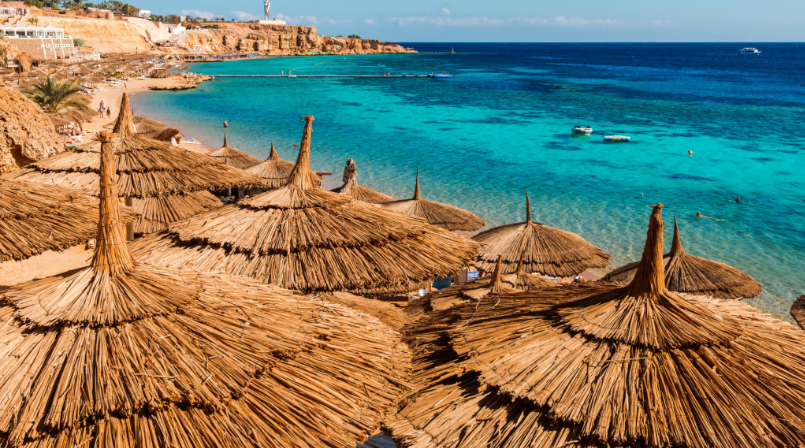
#> input picture mini-challenge1/data/images/1.jpg, 805 x 448 px; the run also reads 1 picture not shown here
$ jupyter execute --allow-errors gbsv-mc1-ben.ipynb
#> lines starting #> are read from the running program, lines starting #| are printed output that depends on the picture
#> further down, image is the input picture: PIL image 805x448 RGB; mean R, G, B 126.5, 124, 101.2
<div style="width: 30%; float: right; margin: 10px; margin-right: 5%;">

</div>

<h1 style="text-align: left; margin-top: 10px; float: left; width: 60%;">
    gbvs Mini-Challenge 1 <br>
</h1>

<p style="clear: both; text-align: left;">
    Bearbeitet durch Si Ben Tran im HS 2023.<br>Bachelor of Science FHNW in Data Science.
</p>

In dieser Mini-Challenge werden LE1 und LE2 von gbsv geprüft. Jede:r Studierende:r hat eine individualisierte Aufgabenstellung. Die Abgabe soll ebenfalls einzigartig sein. Dazu wird in dieser Mini-Challenge ein Steckbrief über ein Land in Form von Experimenten in Bild- und Signalverarbeitung zusammengestellt. Das heisst, du wählst passend zu deinem gewählten Land (siehe Google Docs) und den dir zugeordneten Aufgaben Bilder und Signale aus. Wenn du z.B. die Schweiz hast, könntest du Löcher in Bildern vom Emmentalerkäse finden. Die Programmiersprache und die Code-Dokumentation darf frei gewählt werden. Sofern nicht anders erwähnt, dürfen vorhandene Bibliotheken verwendet werden. Gebe die Quellen deiner Daten und ggf. deines Codes an.

Teil der Mini-Challenge ist es, die Abgabe von jemand anderem zu bewerten.

Abgaben (Termin siehe Spaces): Code, Resultate und Report gemäss Vorlage. Fürs Peer-Grading sollen die Abgaben anonymisiert sein.
Google Docs: Ländereinschreibung

# 1 Grundlagen Bild- und Signalverarbeitung (LE1)

## 1.1 Bildeigenschaften
Suche verschiedene Bilder unterschiedlicher Szenen passend zu deinem Land oder nehme selbst welche auf. Die Bilder sollen sich eignen, um Anpassungen der Bildeigenschaften {'Wertebereiche von Pixeln, Schärfe, Farbräume (Korrektur oder Transformationen)'} in Experimenten zu demonstrieren. Messe dazu zuerst auf deinen Bildern die dir zugeordneten Bildeigenschaften mittels geeigneten Metriken. Definiere danach ein Ziel, wie die dir zugeordneten Bildeigenschaften verändert werden sollen. Definiere ein paar Experimente, um dieses Ziel zu erreichen, und führe die Experimente mit deinen Bildern und geeigneten Methoden aus. Analysiere die Histogramme der ursprünglichen Bilder und während deinen Experimenten. Führe ggf. eine Histogramm-Entzerrung (Englisch: histogram equalization) durch. Diskutiere deine Daten-, Parameter- und Methodenwahl und die erzielten Ergebnisse.

[cell 1]
# Data Science standard libraries
import numpy as np
import matplotlib.pyplot as plt
import seaborn as sns

# Operating System
import os

# image libraries
from PIL import Image
from skimage import color, exposure
from skimage.metrics import peak_signal_noise_ratio

### 1.1.1 Bilder Laden

In einem ersten Schritt wurden 20 Bilder aus dem Internet heruntergeladen. Die letzten fünf weitere wurden durch Dall-E generiert.
Gesamthaft befindet sich in unserem Bilder Pool 25 Dateien, die numeriert sind.
In einem ersten Schritt visualisieren wir die 25 Bilder und wählen dann für jedes Experiment jeweils zwei passende Bilder aus.
Gesamthaft werden es sechs Bilder sein für die drei Experimente (Wertebereich von Pixeln, Schärfe, Farbräume (Korrektur oder Transformationen)).

[cell 2]
# List of picture filenames
dateinamen = ["1.jpg", "2.jpg", "3.jpg", "4.jpg", "5.jpg", "6.jpg", "7.jpg", "8.jpg", "9.jpg", "10.jpg", "11.jpg", "12.jpg", "13.jpg", "14.jpg", "15.jpg", "16.jpg", "17.jpg", "18.jpg", "19.jpg", "20.jpg", "21.png", "22.png", "23.png", "24.png", "25.png"]

# Create a list to store the images
images = []

# Loop through the filenames and read and store the images in the list
#> (the rest of this cell did not finish here and is left out)

### 1.1.2 Bilder selektieren & geeignete Metriken

Wir selektieren für jedes Experiment zwei Bilder und messen die geeigneten Bildmetriken im verlaufe der Experimente.
Hier schreiben wir die Funktionen die wir dafür benötigen.

Folgende Metriken werden als geeignet erachtet:
RMSE - Root Mean Square Error - Ein Vergleich der Pixelwerte zwischen zwei Bildern.
Die Histogramme der Bilder mit dem Parameter log=True, um die Verteilung der Pixelwerte vor und nach der Bearbeitung zu sehen.

[cell 3]
# Selektieren der Bilder und speicher in einer Liste
image_pixel = ["2.jpg", "21.png"]
#> image_pixel = ['2.jpg', '21.png']
image_schaerfe = ["10.jpg", "19.jpg"]
image_farbraum = ["11.jpg", "22.png"]

# visualize images in 3x2 grid
fig, axes = plt.subplots(3, 2, figsize=(15, 12))
#> (the rest of this cell did not finish here and is left out)

[cell 4]
# Metriken für die Bilder definieren
def calc_rmse_images(image1, image2):
    """
    Calculate the Root Mean Square Error (RMSE) between two images.

    Parameters:
    image1 (numpy array): The first image represented as a numpy array
    image2 (numpy array): The second image represented as a numpy array

    Returns:
    float: The RMSE between the two images
    """
    # Check if both images have the same shape
    if image1.shape != image2.shape:
        raise ValueError("Both images must have the same shape")

    # Calculate the RMSE
    rmse = np.sqrt(np.mean((image1 - image2)**2))
    return rmse

def image_and_histo(image1, image2, title1, title2, log_scale=False):
    """
    Plots two images and their RGB histograms in a 2x2 subplot each.

    Parameters:
    - image1, image2: 3D numpy arrays representing RGB images.
    - title1, title2: Titles for the subplots of image1 and image2 respectively.
    - log_scale: Boolean. If True, sets the y-axis of the histogram to logarithmic scale.
    """

    # Helper function to plot RGB histogram for an image
    def plot_rgb_histogram(ax, img, log_scale):
        colors = ('r', 'g', 'b')
        total_pixels = img.shape[0] * img.shape[1]
        for i, color in enumerate(colors):
            histogram, bin_edges = np.histogram(
                img[:, :, i],
                bins=256,
                range=(0, 255)
            )
            normalized_histogram = histogram / total_pixels  # Normalize histogram
            ax.plot(bin_edges[0:-1],
                    normalized_histogram,
                    color=color)
        if log_scale:
            ax.set_yscale('log')  # Set logarithmic scale on y-axis
        ax.set_xlim([0, 255])

    fig, axs = plt.subplots(2, 2, figsize=(12, 6))

    # Display image1
    axs[0, 0].imshow(image1)
    axs[0, 0].set_title(title1)

    # Plot RGB histogram for image1
    plot_rgb_histogram(axs[0, 1], image1, log_scale)
    axs[0, 1].set_title(f"{'Log-Scaled ' if log_scale else ''}RGB Histogram for {title1}")

    # Display image2
    axs[1, 0].imshow(image2)
    axs[1, 0].set_title(title2)

    # Plot RGB histogram for image2
    plot_rgb_histogram(axs[1, 1], image2, log_scale)
    axs[1, 1].set_title(f"{'Log-Scaled ' if log_scale else ''}RGB Histogram for {title2}")

    plt.tight_layout()
    plt.show()

### 1.1.3 Ziel definieren

Nachdem wir uns die Eigenschaften der Bilder angeschaut haben, definieren wir ein Ziel für jedes Experiment.

| Experiment | Ziel | Bilder |
| --- | --- | --- |
| Wertebereich von Pixeln | Auf einzelne Pixel Addition und Subtraktion durchführen können. <br> Wertebereich von Bildern Filtern zu können | 2, 21 |
| Schärfe | Bild schärfer und unscharf machen zu können. | 10, 19 |
| Farbräume (Korrektur oder Transformationen) | Helligkeit eines Bildes ändern können. <br> Kontrast eines Bildes verändern. | 11, 22 |

### 1.1.4 Experiment Wertebereich von Pixeln

In diesem Experiment versuchen wir den Wertebereich des Bildes zu ändern. Dabei versuchen wir in einem ersten Exerperiment durch Addition und Subtraktion der Bilder 2 und 21 das Bild zu verändern und vergleichen anschliessend beide Resultate miteinandner.

#### 1.1.4.1 Experiment durch Addition / Subtraktion

Wir schreiben eine Funktion, die es uns erlaubt, eine beliebige Zahl auf die Pixelwerte des Bildes zu addieren.
Pixelwerte die über 255 werden auf 255 geclippt und Pixelwerte die unter 0 fallen werden auf 0 geclippt.
Die Funktion sollte uns die Möglichkeit geben, auszuwählen, welchen Farbkanal wir verändern möchten.

[cell 5]
# [33 lines left out: function change_value_range, not called in this run]

#> (a cell that did not finish here is left out)

#> (a cell that did not finish here is left out)

#### 1.1.4.2 Experiment durch Filtern

Die Idee in diesem Experiment ist es nach einen bestimmten Pixel Wertebereich zu filtern und anschliessend die Bilder zu visualisieren und zu vergleichen.

Auch hier schreiben wir eine Funktion, die es uns ermöglicht, die Filterung auf die einzelnen Farbkanäle anzuwenden. Um zu überprüfen, ob die Filterung funktioniert, filtern wir den Farbkanal Rot mit einem Wertebereich von 0 bis 0, also bzw eine Entfernung und erwarten ein Bild mit blau und grün tönen.

[cell 8]
def filter_pixel_values(image_path, filter_r, filter_g, filter_b):
    # Bild einlesen
    image = Image.open(image_path)

    # Umwandeln in ein Numpy-Array
    img_array = np.array(image)

    # Überprüfen, ob das Bild die korrekte Form hat
    if img_array.ndim != 3 or img_array.shape[2] != 3:
        raise ValueError("Das Eingabebild muss die Form (Höhe, Breite, 3) haben.")

    # Pixelwerte filtern
    red_channel = np.where((img_array[:,:,0] >= filter_r[0]) & (img_array[:,:,0] <= filter_r[1]), img_array[:,:,0], 0)
    green_channel = np.where((img_array[:,:,1] >= filter_g[0]) & (img_array[:,:,1] <= filter_g[1]), img_array[:,:,1], 0)
    blue_channel = np.where((img_array[:,:,2] >= filter_b[0]) & (img_array[:,:,2] <= filter_b[1]), img_array[:,:,2], 0)

    # Set correct dtype for image array
    filtered_img_array = np.stack([red_channel, green_channel, blue_channel], axis=2).astype(np.uint8)

    # Bild aus gefiltertem Array erstellen
    filtered_image = Image.fromarray(filtered_img_array)

    # Return filtered image
    return filtered_image

#> (a cell that did not finish here is left out)


image_2_2_filter = filter_pixel_values(image_path='data/images/2.jpg',
                                        filter_r = (0, 255),
                                        filter_g = (0, 0),
                                        filter_b = (0, 255))

image_21_1_filter = filter_pixel_values(image_path='data/images/21.png',
                                        filter_r = (0, 0),
                                        filter_g = (0, 255),
                                        filter_b = (0, 255))

image_21_2_filter = filter_pixel_values(image_path='data/images/21.png',
                                        filter_r = (0, 255),
                                        filter_g = (0, 0),
                                        filter_b = (0, 255))

# Calculate MSE for the images
rmse_2_1_filter = calc_rmse_images(image1 = np.array(Image.open("data/images/2.jpg")), image2 = np.array(image_2_1_filter))
rmse_2_2_filter = calc_rmse_images(image1 = np.array(Image.open("data/images/2.jpg")), image2 = np.array(image_2_2_filter))
rmse_21_1_filter = calc_rmse_images(image1 = np.array(Image.open("data/images/21.png")), image2 = np.array(image_21_1_filter))
rmse_21_2_filter = calc_rmse_images(image1 = np.array(Image.open("data/images/21.png")), image2 = np.array(image_21_2_filter))

# Calculate PSNR for the images
psnr_2_1_filter = peak_signal_noise_ratio(np.array(Image.open("data/images/2.jpg")), np.array(image_2_1_filter))
psnr_2_2_filter = peak_signal_noise_ratio(np.array(Image.open("data/images/2.jpg")), np.array(image_2_2_filter))
psnr_21_1_filter = peak_signal_noise_ratio(np.array(Image.open("data/images/21.png")), np.array(image_21_1_filter))
psnr_21_2_filter = peak_signal_noise_ratio(np.array(Image.open("data/images/21.png")), np.array(image_21_2_filter))

# visualize images in 2x3 grid
fig, axes = plt.subplots(2, 3, figsize=(15, 12))
axes[0, 1].imshow(Image.open("data/images/2.jpg"))
axes[0, 1].axis('off')
axes[0, 1].set_title(f"Originalbild \nRMSE: {rmse_2:.2f}, PSNR: {psnr_2:.2f}" , fontsize=10)
axes[0, 2].imshow(image_2_1_filter)
axes[0, 2].axis('off')
axes[0, 2].set_title(f"Rotkanal gefiltert\nRMSE: {rmse_2_1_filter:.2f}, PSNR: {psnr_2_1_filter:.2f}", fontsize=10)
axes[0, 0].imshow(image_2_2_filter)
axes[0, 0].axis('off')
axes[0, 0].set_title(f"Grünkanal gefiltert\nRMSE: {rmse_2_2_filter:.2f}, PSNR: {psnr_2_2_filter:.2f}", fontsize=10)
axes[1, 1].imshow(Image.open("data/images/21.png"))
axes[1, 1].axis('off')
axes[1, 1].set_title(f"Originalbild \nRMSE: {rmse_21:.2f}, PSNR: {psnr_21:.2f}", fontsize=10)
axes[1, 2].imshow(image_21_1_filter)
axes[1, 2].axis('off')
axes[1, 2].set_title(f"Rotkanal gefiltert\nRMSE: {rmse_21_1_filter:.2f}, PSNR: {psnr_21_1_filter:.2f}", fontsize=10)
axes[1, 0].imshow(image_21_2_filter)
axes[1, 0].axis('off')
axes[1, 0].set_title(f"Grünkanal gefiltert\nRMSE: {rmse_21_2_filter:.2f}, PSNR: {psnr_21_2_filter:.2f}", fontsize=10)

plt.subplots_adjust(wspace=0.1, hspace=0.1)
sns.set_style("whitegrid")
plt.suptitle("Rotkanal & Grünkanal filtern", fontsize=20, y=0.9)
plt.tight_layout()
plt.show()

#> (a cell that did not finish here is left out)

### 1.1.5 Experiment Schärfe

In Experiment Schärfe, versuchen wir einerseits das Bild mittels Filtern (Kernel) zu schärfen.
Weiter versuchen wir auch, die Bilder mittels einer selbst implementierten Gausschen Weichzeichenfilter zu verschwimmen und schauen uns die Resultate dann an.

#### 1.1.5.1 Experiment durch Filter

Wir schreiben eine Funktion, die es uns erlaubt, ein beliebiges Bild mit einem beliebigen Filter der Wahl zu filtern, um somit die Schärfe des Bildes zu erhöhen oder zu verringern und schauen, ob das Resultat unseren Erwartungen entspricht.

[cell 11]
# Implementierung der Convulution Filter
def convolve2D(image: np.ndarray, kernel: np.ndarray) -> np.ndarray:
    """
    Convolves an image with a kernel.

    Parameters:
    image (np.ndarray): Input image (2D array).
    kernel (np.ndarray): Kernel (2D array).

    Returns:
    np.ndarray: Convolved image.
    """
    # Get the dimensions of the image and the kernel
    image_height, image_width = image.shape
    kernel_height, kernel_width = kernel.shape

    # Allocate space for the output image
    output = np.zeros_like(image, dtype=float)

    # Compute the padding size for the image
    pad_height = (kernel_height - 1) // 2
    pad_width = (kernel_width - 1) // 2

    # Pad the image with zeros
    padded_image = np.pad(image, ((pad_height, pad_height), (pad_width, pad_width)), mode='constant')

    # Perform convolution
    for y in range(image_height):
        for x in range(image_width):
            region = padded_image[y:y + kernel_height, x:x + kernel_width]
            output[y, x] = np.sum(region * kernel)

    return output

def image_sharpness(image: np.ndarray, kernel: np.ndarray) -> np.ndarray:
    """
    Sharpens an image using a specified convolution kernel.

    Parameters:
    image (np.ndarray): The input image as a Numpy array with shape (height, width, 3).
    kernel (np.ndarray): The convolution kernel used for image sharpening.

    Returns:
    np.ndarray: The sharpened image.
    """
    # Ensure image has the correct shape
    if image.ndim != 3 or image.shape[2] != 3:
        raise ValueError("The input image must have the shape (height, width, 3).")

    # Initialize the output image
    sharpened = np.zeros_like(image, dtype=np.float32)

    # Apply the convolution kernel to each channel separately
    for channel in range(3):
        sharpened[:, :, channel] = convolve2D(image[:, :, channel].astype(float), kernel)

    # Clip values to be in the valid range and convert back to uint8
    np.clip(sharpened, 0, 255, out=sharpened)
    sharpened = sharpened.astype(np.uint8)

    return sharpened

[cell 12]
# test functino image_sharpness
# Create a sharpening kernel
kernel = np.array([[-1, -1, -1],
                   [-1,  9, -1],
                   [-1, -1, -1]])
#> kernel = [[-1, -1, -1], [-1, 9, -1], [-1, -1, -1]]

# Apply the kernel to the image
image_10_sharp = image_sharpness(image=np.array(Image.open("data/images/10.jpg")),
                                 kernel=np.array([[-1, -1, -1],
                                                  [-1,  9, -1],
                                                  [-1, -1, -1]]))
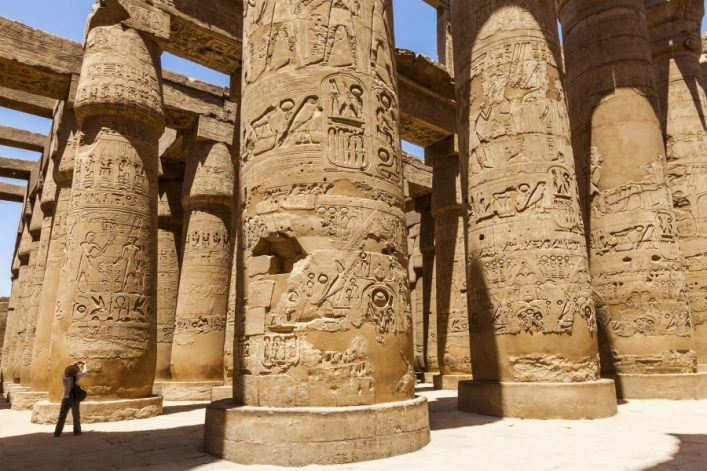
#> input picture mini-challenge1/data/images/10.jpg, 707 x 471 px
#> the loop in image_sharpness, `for channel in range(3):` made 3 passes
#> pass 1, in convolve2D, `padded_image = np.pad(image, ((pad_height, pad_height), (pad_width, pa..`:
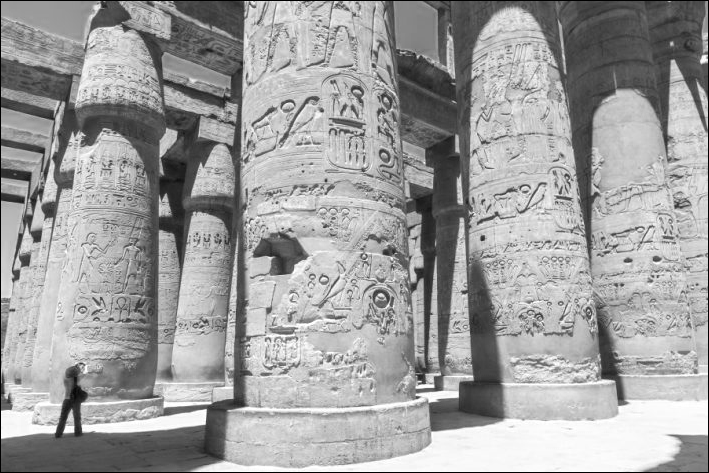
#> padded_image: shape (473, 709) float64; min 0, max 255, mean 159.2
#> pass 2, in convolve2D (call 2), `padded_image = np.pad(image, ((pad_height, pad_height), (pad_width, pa..`:
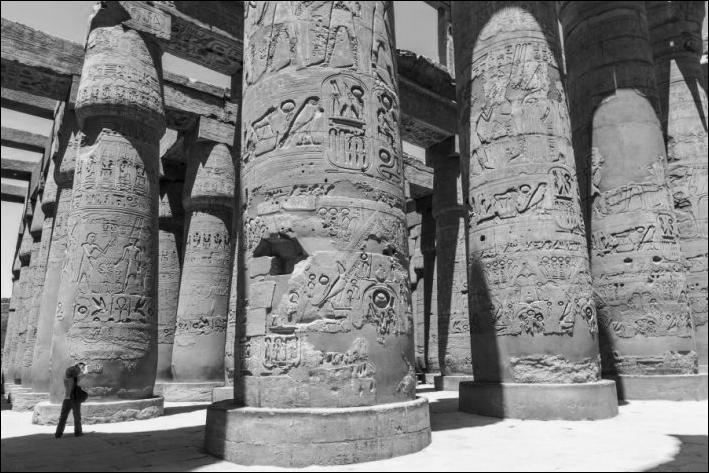
#> padded_image: shape (473, 709) float64; min 0, max 251, mean 129.8
#> pass 3, in convolve2D (call 3), `padded_image = np.pad(image, ((pad_height, pad_height), (pad_width, pa..`:
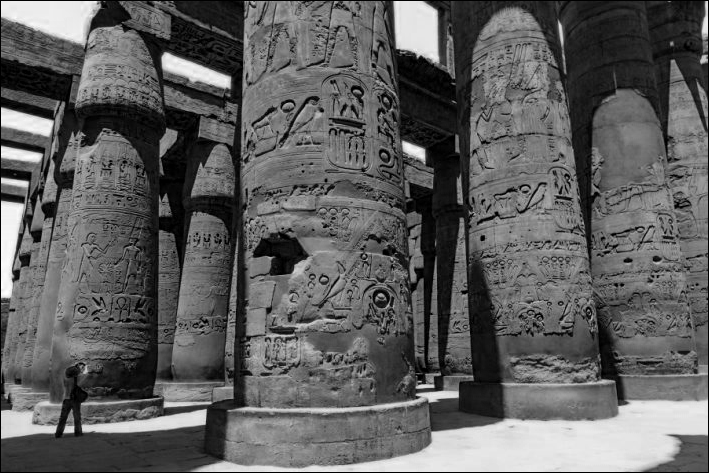
#> padded_image: shape (473, 709) float64; min 0, max 255, mean 94.8
#> after the loop in image_sharpness, `for channel in range(3):`:
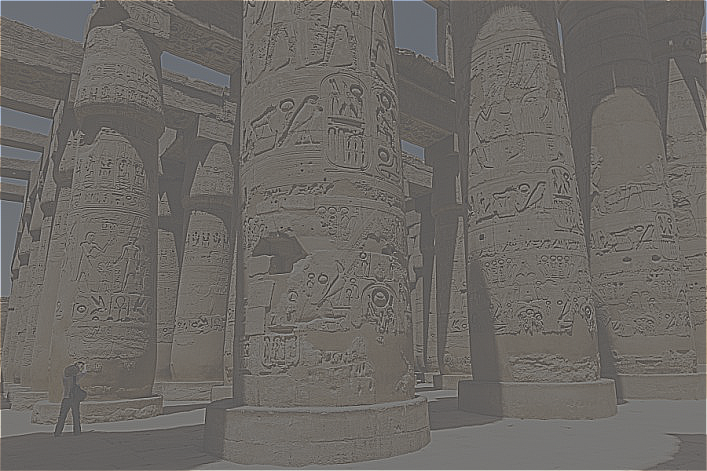
#> sharpened: shape (471, 707, 3) float32; mean R, G, B 163.7, 133.7, 98.1; drawn with min black and max white
#> in image_sharpness, `np.clip(sharpened, 0, 255, out=sharpened)`:
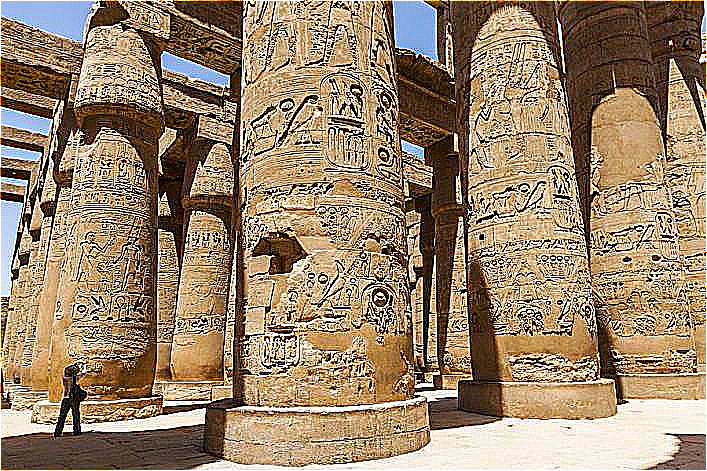
#> sharpened: shape (471, 707, 3) float32; mean R, G, B 154.1, 132.7, 106.7

#> (the rest of this cell did not finish here and is left out)

[cell 13]
# Calculate MSE for the images
rmse_10_sharp = calc_rmse_images(image1 = np.array(Image.open("data/images/10.jpg")), image2 = np.array(image_10_sharp))
#> in calc_rmse_images, `rmse = np.sqrt(np.mean((image1 - image2)**2))`: rmse = 9.76
#> rmse_10_sharp = 9.76
#> (the rest of this cell did not finish here and is left out)

[cell 14]
# Histogramm der Bilder
image_and_histo(image1=np.array(Image.open("data/images/10.jpg")),
                image2=np.array(image_10_sharp),
                title1="Originalbild",
                title2="Geschärftes Bild",
                log_scale=True)
#> in image_and_histo, `plt.show()`:
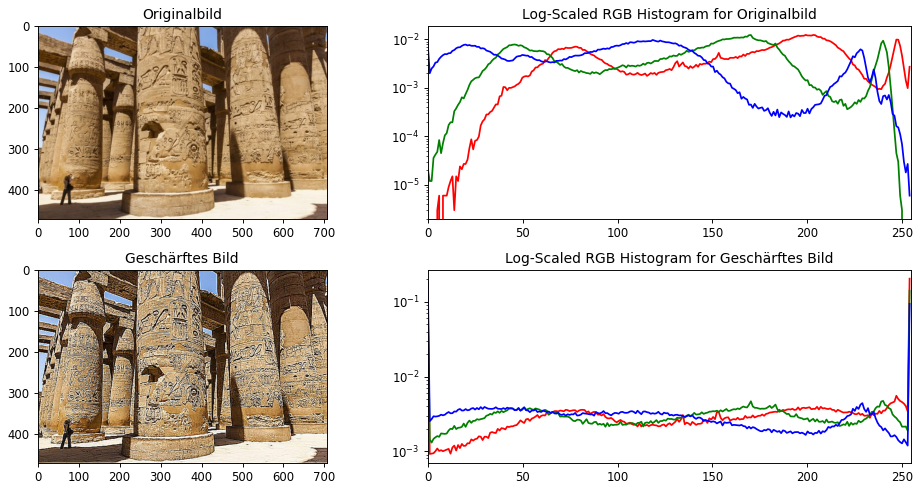
#> figure drawn by matplotlib, 4 panels; panel 2: curve peaks at x = 199.2, y = 0.0124; panel 2: curve peaks at x = 170.3, y = 0.0123; panel 2: curve peaks at x = 118.5, y = 0.00976; panel 4: curve peaks at x = 254, y = 0.205
#> (the rest of the program and of its run is left out)
